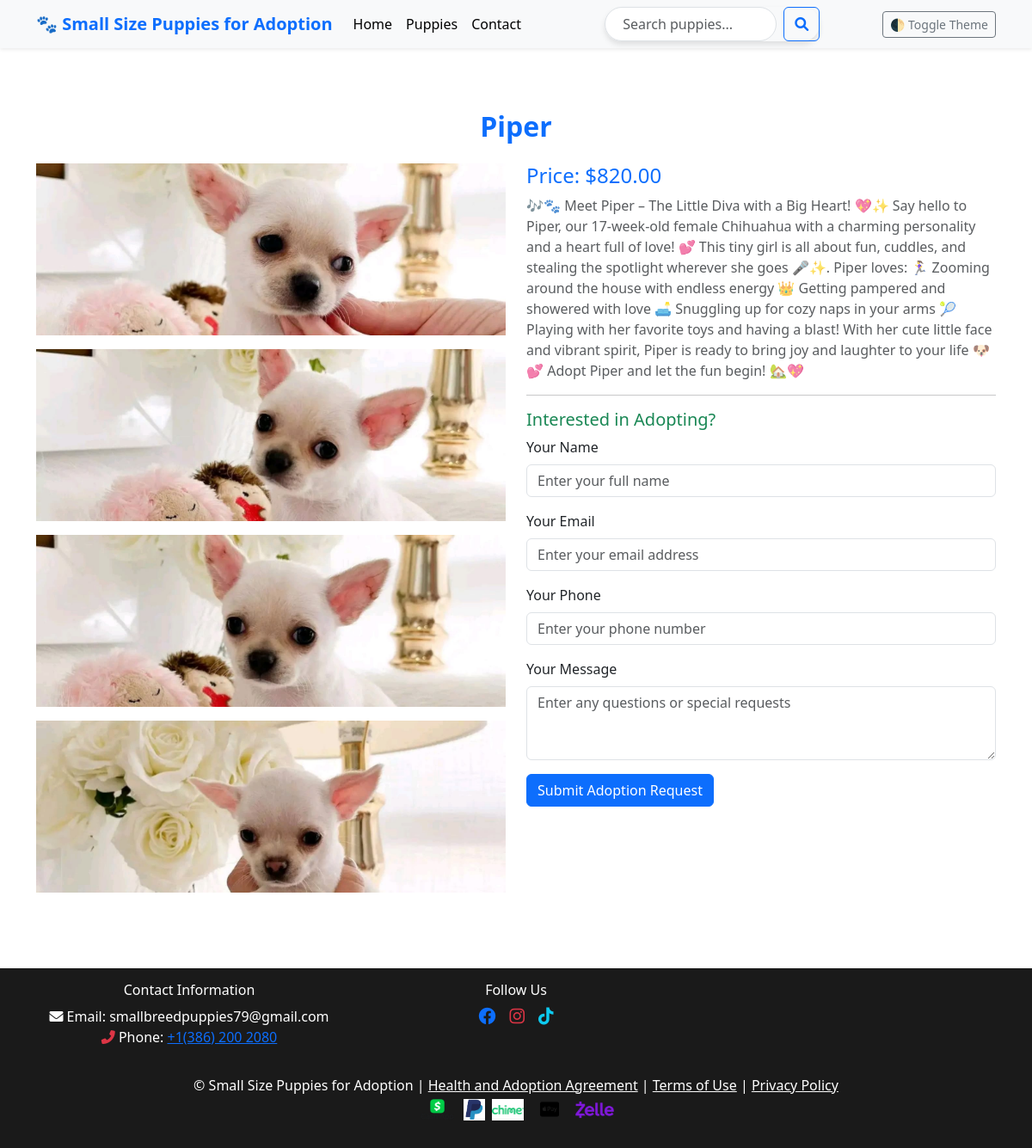
Page /puppy/10/ on the committed database.
### store/models.py (models this page shows, shortened)
class Puppy(models.Model):
    name = models.CharField(max_length=255)
    breed = models.CharField(max_length=255)
    description = models.TextField()
    price = models.DecimalField(max_digits=10, decimal_places=2)
    is_adopted = models.BooleanField(default=False)
    created_at = models.DateTimeField(auto_now_add=True)
    age = models.PositiveBigIntegerField(default=16)
    gender = models.CharField(max_length=255)
    registration = models.CharField(max_length=255)

class PuppyImage(models.Model):
    puppy = models.ForeignKey(Puppy, related_name='images', on_delete=models.CASCADE)
    image = models.ImageField(upload_to='puppy_images/')

### store/views.py (the view)
# urls.py: path('puppy/<int:pk>/', views.puppy_detail, name='puppy_detail'),
def puppy_detail(request, pk):
    puppy = get_object_or_404(Puppy, pk=pk)
    return render(request, 'store/puppy_detail.html', {'puppy': puppy})

### store/templates/store/puppy_detail.html (shortened to what this page needs)
{% extends "store/base.html" %}
{% block content %}
<div class="container my-5">
    <h2 class="text-center text-primary mb-4 fw-bold">{{ puppy.name }}</h2>
    <div class="row">
        <div class="col-12 col-md-6">
            {% for puppy_image in puppy.images.all %}
                <img src="{{ puppy_image.image.url }}" class="img-fluid mb-3 puppy-thumbnail" alt="{{ puppy.name }} Image" data-bs-toggle="modal" data-bs-target="#imageModal" data-bs-image="{{ puppy_image.image.url }}">
            {% empty %}
                <p>No images available for this puppy.</p>
            {% endfor %}
        </div>
        <div class="col-12 col-md-6">
            <h4 class="text-primary">Price: ${{ puppy.price }}</h4>
            <p class="text-muted">{{ puppy.description }}</p>
            <hr>
            <h5 class="text-success">Interested in Adopting?</h5>
            <form action="{% url 'adopt' puppy.id %}" method="POST">
                <div class="mb-3">
                    <label for="name" class="form-label">Your Name</label>
                    <input type="text" class="form-control" id="name" name="name" placeholder="Enter your full name" required>
                </div>
                <div class="mb-3">
                    <label for="email" class="form-label">Your Email</label>
                    <input type="email" class="form-control" id="email" name="email" placeholder="Enter your email address" required>
                </div>
                <div class="mb-3">
                    <label for="phone" class="form-label">Your Phone</label>
                    <input type="tel" class="form-control" id="phone" name="phone" placeholder="Enter your phone number" required>
                </div>
                <div class="mb-3">
                    <label for="message" class="form-label">Your Message</label>
                    <textarea class="form-control" id="message" name="message" rows="3" placeholder="Enter any questions or special requests" required></textarea>
                </div>
                <button type="submit" class="btn btn-primary">Submit Adoption Request</button>
            </form>
        </div>
    </div>
</div>
{% endblock %}

### store/templates/store/base.html (style rules this page uses)
html { transition: background-color 0.3s, color 0.3s; }

### store/templates/store/puppy_detail.html (style rules this page uses)
.puppy-thumbnail { width: 100%; height: 200px; object-fit: cover; transition: transform 0.3s ease, box-shadow 0.3s ease; }

### rows in the picture
Puppy: name "Piper", price "820.00", description "🎶🐾 Meet Piper – The Little Diva with a Big Heart! 💖✨ Say hello to Piper, our 17-week-old female Chihuahua with a charming personality and a heart full of love! 💕 This tiny girl is all about fun, cuddles, and stealing the spotlight wherever she goes 🎤✨. Piper loves: 🏃‍♀️ Zooming around the house with endless energy 👑 Getting pampered and showered with love 🛋️ Snuggling up for cozy naps in your arms 🎾 Playing with her favorite toys and having a blast! With her cute little face and vibrant spirit, Piper is ready to bring joy and laughter to your life 🐶💕 Adopt Piper and let the fun begin! 🏡💖"
PuppyImage: image (picture)
PuppyImage: image (picture)
PuppyImage: image (picture)
PuppyImage: image (picture)
